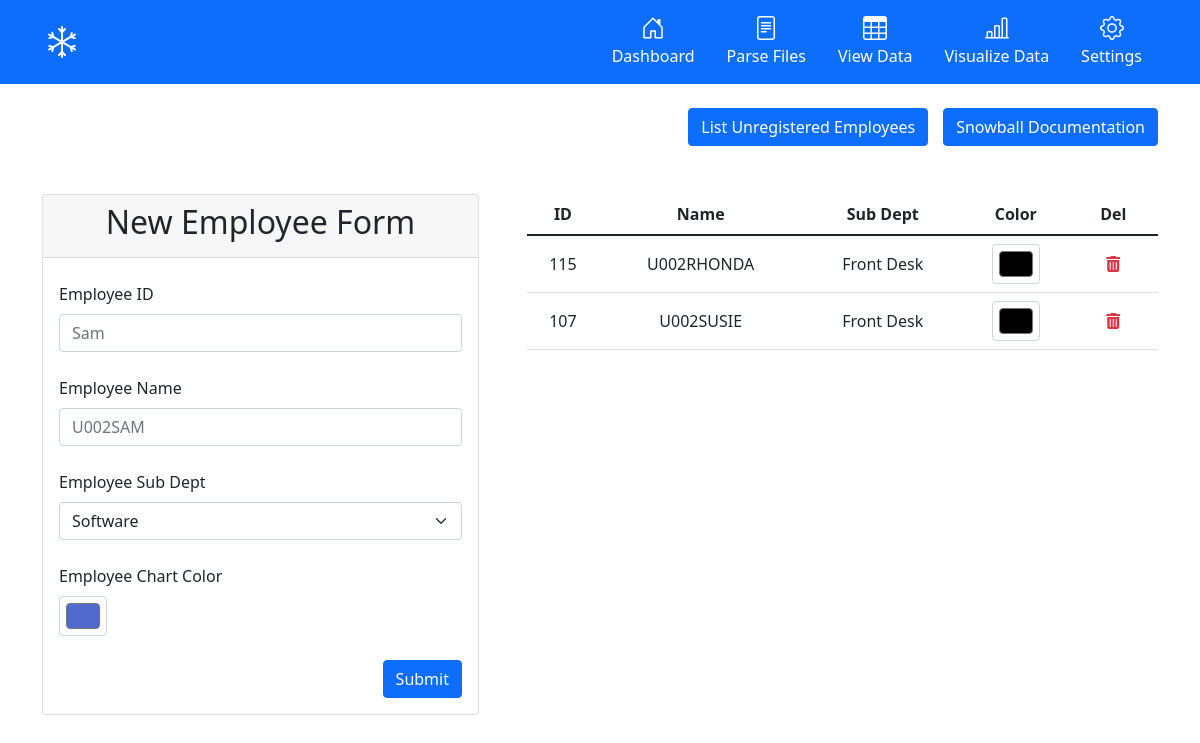
Before: /settings/ with the older database file.
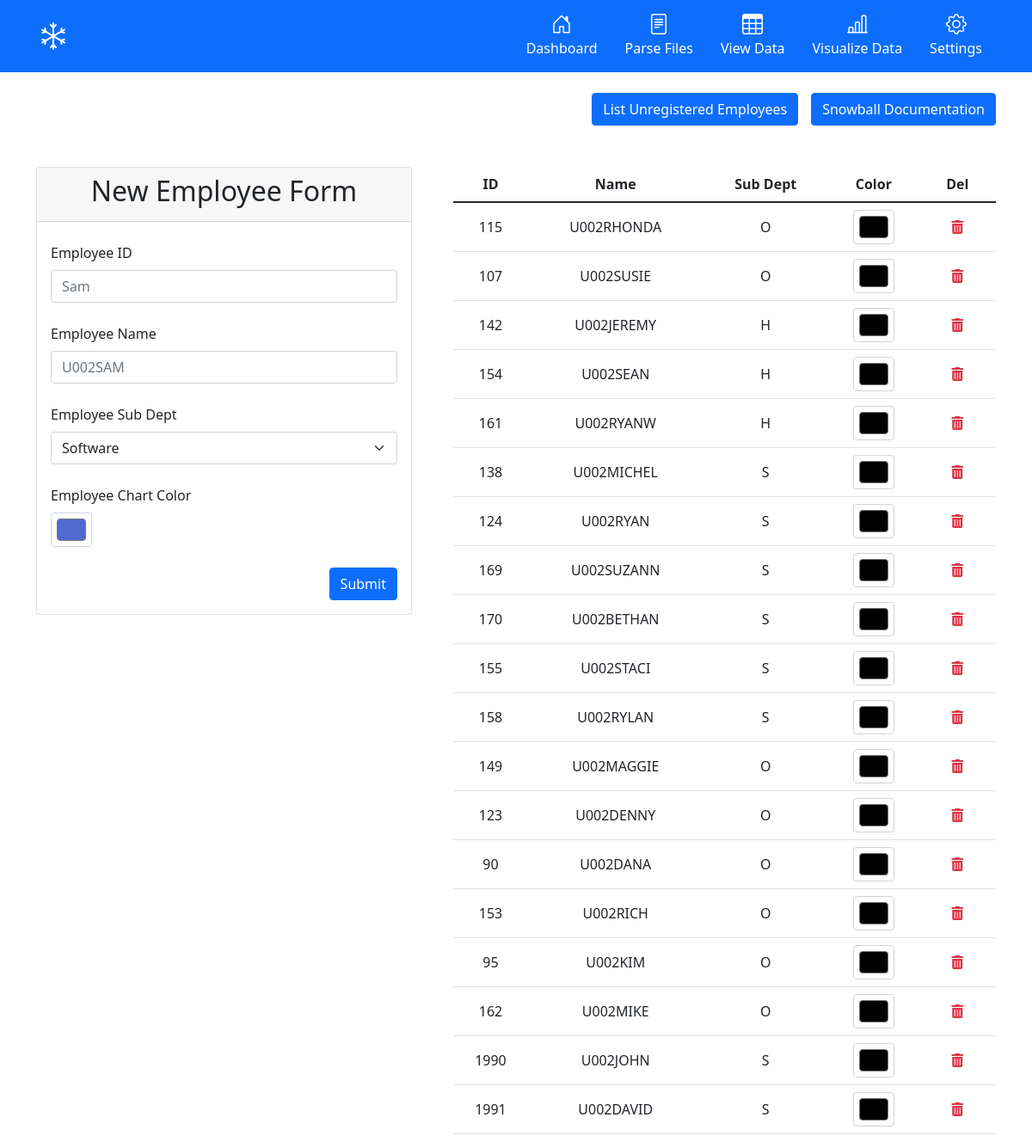
After: the same page with the newer database file.
### tables this page shows
CREATE TABLE employees(
                                    id TEXT PRIMARY KEY, 
                                    name TEXT, 
                                    sub_dept TEXT);

### src/routes/settings_routes.py (the view)
@settings_bp.route("/", methods=['GET', 'POST'])
def settings():
    if request.method == "GET":
        return render_template('settings.html', employees=employees_db.read(),
                               unregistered_employees=calls_db.get_unregistered_employees(),
                               color=get_random_color())
    elif request.method == "POST":
        employee = tuple(request.form.values())
        employees_db.insert(employee)
        return redirect('/settings')

### src/models/call.py (called while the page is built)
    def get_unregistered_employees(self):
        try:
            self.lock.acquire(True)
            self.cursor.execute('''
                                SELECT DISTINCT calls.original_user
                                FROM calls
                                LEFT JOIN employees on calls.original_user = employees.name
                                WHERE employees.name IS NULL
                                ''')
            return self.cursor.fetchall()
        finally:
            self.lock.release()

### src/models/employee.py (called while the page is built)
    def read(self):
        try:
            self.lock.acquire(True)
            self.cursor.execute('''
                                SELECT * FROM employees
                                ''')
            return self.cursor.fetchall()
        finally:
            self.lock.release()

### src/templates/settings.html (shortened to what this page needs)
{% extends "base.html" %}
{% block content %}
<div class="container">
    <div class="row mt-4">
        <div class="col-12">
            <button class="btn btn-primary float-end">Snowball Documentation</button>
            <button class="btn btn-primary float-end top-buttons" data-bs-toggle="modal" data-bs-target="#unregisteredEmployeesModal">List Unregistered Employees</button>
        </div>
    </div>
    <div class="row mt-5 gx-5">
        <div class="col-5">
            <div class="card">
                <div class="card-header">
                    <h2 class="display-6 text-center">New Employee Form</h2>
                </div>
                <div class="card-body">
                    <form method="post">
                        <div class="mb-4 mt-2">
                            <label for="employeeIDInput" class="form-label">Employee ID</label>
                            <input class="form-control" name="id" type="text" placeholder="Sam" id="employeeIDInput">
                        </div>
                        <div class="mb-4 mt-2">
                            <label for="employeeNameInput" class="form-label">Employee Name</label>
                            <input class="form-control" name="name" type="text" placeholder="U002SAM"
                                id="employeeNameInput">
                        </div>
                        <div class="mb-4 mt-2">
                            <label for="employeeSubDeptInput" class="form-label">Employee Sub Dept</label>
                            <select class="form-select" name="sub_dept" id="employeeSubDeptInput">
                                <option selected value="S">Software</option>
                            </select>
                        </div>
                        <div class="mb-4 mt-2">
                            <label for="employeeChartColorInput" class="form-label">Employee Chart Color</label>
                            <input type="color" class="form-control form-control-color" id="employeeChartColorInput"
                                value={{color}} name="color" title="Choose your color">
                        </div>
                        <button class="btn btn-primary float-end" type="submit">Submit</button>
                    </form>
                </div>
            </div>
        </div>
        <div class="col-7">
            <table class="table text-center align-middle">
                <thead>
                    <tr>
                        <th>ID</th>
                        <th>Name</th>
                        <th>Sub Dept</th>
                        <th>Color</th>
                        <th>Del</th>
                    </tr>
                </thead>
                <tbody>
                    {% for employee in employees %}
                    <form action="{{ url_for('settings.delete_employee') }}" method="post">
                        <tr>
                            <td>{{ employee[0] }}</td>
                            <td>{{ employee[1] }}</td>
                            <td>{{ employee[2] }}</td>
                            <td>
                                <input type="color" height="100" class="form-control color-picker form-control-color"
                                    value={{employee[3]}}>
                            </td>
                            <td>
                                <button type="submit" class="btn btn-outline-danger border-0" id="newEmployeeButton" onclick="return confirm('Do you want to delete {{ employee[1] }}?');">
                                    <i class="fas fa-trash-alt"></i>
                                </button>
                            </td>
                        </tr>
                    </form>
                    {% endfor %}
                </tbody>
            </table>
        </div>
    </div>
</div>
{% endblock %}

### src/templates/base.html (shortened to what this page needs)
<!DOCTYPE html>
<html lang="en">
<head>
    <link href="https://cdn.jsdelivr.net/npm/bootstrap@5.1.3/dist/css/bootstrap.min.css" rel="stylesheet"
>
    <link rel="stylesheet" href="https://cdnjs.cloudflare.com/ajax/libs/animate.css/4.1.1/animate.min.css" />
    <link rel="stylesheet" href="https://cdn.datatables.net/1.11.5/css/dataTables.bootstrap5.min.css">
    <link rel="stylesheet" type="text/css" href="https://cdn.jsdelivr.net/npm/daterangepicker/daterangepicker.css" />
    <link rel="stylesheet" type="text/css" href="{{ url_for('static',filename='css/styles.css') }}">
</head>
<body>
    <div class="px-3 py-2 bg-primary text-white">
        <div class="container">
            <div class="d-flex flex-wrap align-items-center justify-content-center justify-content-lg-start">
                <a href="/" class="d-flex align-items-center my-2 my-lg-0 me-lg-auto text-white text-decoration-none">
                    <svg class="bi me-2" width="40" height="32" role="img" aria-label="Snowball">
                        <use xlink:href="#snowball"></use>
                    </svg>
                </a>
                <ul class="nav col-12 col-lg-auto my-2 justify-content-center my-md-0 text-small">
                    <li>
                        <a href="/" class="nav-link text-white">
                            <svg class="bi d-block mx-auto mb-1" width="24" height="24">
                                <use xlink:href="#home"></use>
                            </svg>
                            Dashboard
                        </a>
                    </li>
                    <li>
                        <a href="/parse" class="nav-link text-white">
                            <svg class="bi d-block mx-auto mb-1" width="24" height="24">
                                <use xlink:href="#file-text"></use>
                            </svg>
                            Parse Files
                        </a>
                    </li>
                    <li>
                        <a href="/sheets" class="nav-link text-white">
                            <svg class="bi d-block mx-auto mb-1" width="24" height="24">
                                <use xlink:href="#table"></use>
                            </svg>
                            View Data
                        </a>
                    </li>
                    <li>
                        <a href="/visualize" class="nav-link text-white">
                            <svg class="bi d-block mx-auto mb-1" width="24" height="24">
                                <use xlink:href="#chart"></use>
                            </svg>
                            Visualize Data
                        </a>
                    </li>
                    <li>
                        <a href="/settings" class="nav-link text-white">
                            <svg class="bi d-block mx-auto mb-1" width="24" height="24">
                                <use xlink:href="#setting"></use>
                            </svg>
                            Settings
                        </a>
                    </li>
                </ul>
            </div>
        </div>
    </div>
    {% block content %}
    {% endblock %}
</body>
</html>

### src/static/css/styles.css (style rules this page uses)
.bi { vertical-align: -0.125em; pointer-events: none; fill: currentColor; }
.display-6 { font-size: 2rem !important; }
.color-picker { display: inline-block; }
.top-buttons { margin-right: 15px; }

Changed rows visible on the page:
changed employees "U002RHONDA": sub_dept "Front Desk" → "O"
changed employees "U002SUSIE": sub_dept "Front Desk" → "O"
added employees: id "142", name "U002JEREMY", sub_dept "H"
added employees: id "154", name "U002SEAN", sub_dept "H"
added employees: id "161", name "U002RYANW", sub_dept "H"
added employees: id "138", name "U002MICHEL", sub_dept "S"
added employees: id "124", name "U002RYAN", sub_dept "S"
added employees: id "169", name "U002SUZANN", sub_dept "S"
added employees: id "170", name "U002BETHAN", sub_dept "S"
added employees: id "155", name "U002STACI", sub_dept "S"
added employees: id "158", name "U002RYLAN", sub_dept "S"
added employees: id "149", name "U002MAGGIE", sub_dept "O"
added employees: id "123", name "U002DENNY", sub_dept "O"
added employees: id "90", name "U002DANA", sub_dept "O"
added employees: id "153", name "U002RICH", sub_dept "O"
added employees: id "95", name "U002KIM", sub_dept "O"
added employees: id "162", name "U002MIKE", sub_dept "O"
added employees: id "1990", name "U002JOHN", sub_dept "S"
added employees: id "1991", name "U002DAVID", sub_dept "S"
